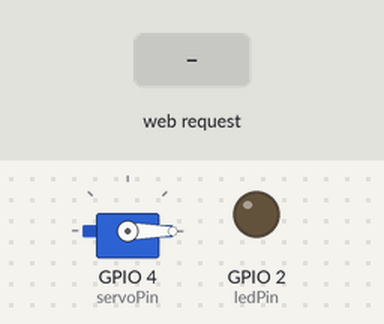
Recording of a program running on a simulated ESP32-C3. On the bench: servo, output pins drawn as LEDs (lit = HIGH). Dashed ring = blinking. The inputs (shaded band) are chosen by the test bench. Storage starts empty.

Above: at 1.2 s.
1.3 s: HTTP request GET /timer?on=1&off=1&enable=1 received
At 3.8 s:
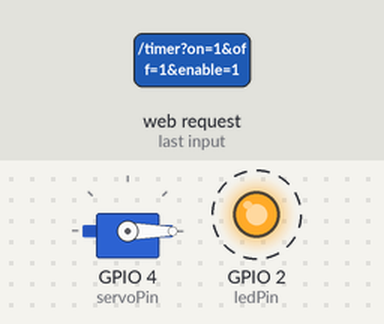
4.3 s: HTTP request GET /set?on=120 received
7.3 s: HTTP request GET /set?off=120 received
At 9.8 s:
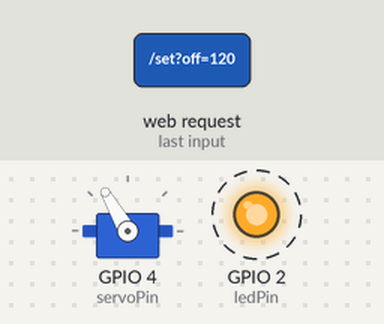
10.3 s: HTTP request GET /set?on=0 received
At 12.5 s:
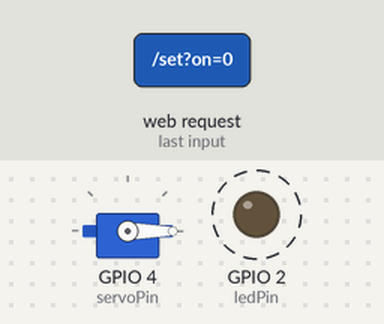
13.3 s: HTTP request GET /set?off=0 received
At 15.8 s:
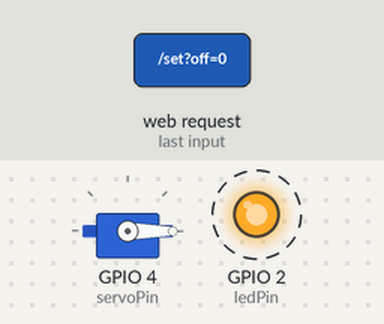
Timing chart, 0 to 17.3 s (numbered marks = the images above; inputs shaded):
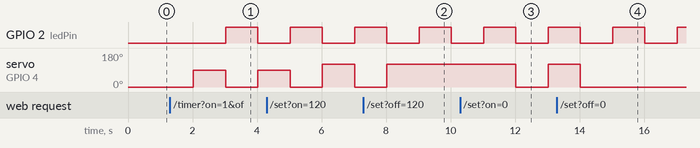

Measured:
- after the input at 1.3 s, GPIO 2 (ledPin): LOW → HIGH after 1.7 s, → LOW 1.0 s later; servo on GPIO 4 (servoPin): 0° → 90° after 0.73 s, → 0° 1.0 s later, → 90° 1.0 s later
- after the input at 7.3 s, servo on GPIO 4 (servoPin): goes on until 8.0 s, then stays 120°
- after the input at 10.3 s, servo on GPIO 4 (servoPin): 120° → 0° after 1.7 s, → 120° 1.0 s later
- after the input at 13.3 s, servo on GPIO 4 (servoPin): goes on until 14.0 s, then stays 0°

The program:

main.cpp
```cpp
#include <Arduino.h>
#include <ESP32Servo.h>
#include <SPIFFS.h>
#include <WebServer.h>
#include <WiFi.h>
#include <esp_wifi.h>

// ==== CONFIG ====
const char* ssid = "ESP32C3-LED";
const char* password = "12345678";
const int ledPin = 2;
const int servoPin = 4;
const char* configPath = "/config.txt";

// ==== GLOBALS ====
WebServer server(80);
Servo myServo;
int servoOnAngle = 90;
int servoOffAngle = 0;
bool timerEnabled = false;
unsigned long timerInterval = 1000;

hw_timer_t* timer = NULL;
portMUX_TYPE timerMux = portMUX_INITIALIZER_UNLOCKED;
volatile bool toggleState = false;

// ==== UTILITIES ====
void saveConfig() {
  File f = SPIFFS.open(configPath, "w");
  if (!f) return;
  f.printf("%d,%d,%lu\n", servoOnAngle, servoOffAngle, timerInterval);
  f.close();
}

void loadConfig() {
  File f = SPIFFS.open(configPath, "r");
  if (!f) return;
  String line = f.readStringUntil('\n');
  f.close();
  int on, off;
  unsigned long interval;
  if (sscanf(line.c_str(), "%d,%d,%lu", &on, &off, &interval) == 3) {
    servoOnAngle = on;
    servoOffAngle = off;
    timerInterval = interval;
  }
}

// ==== TIMER ISR ====
void IRAM_ATTR onTimer() {
  if (!timerEnabled) return;
  portENTER_CRITICAL_ISR(&timerMux);
  toggleState = !toggleState;
  if (toggleState) {
    digitalWrite(ledPin, LOW);
    myServo.write(servoOnAngle);
  } else {
    digitalWrite(ledPin, HIGH);
    myServo.write(servoOffAngle);
  }
  portEXIT_CRITICAL_ISR(&timerMux);
}

// ==== HTTP HANDLERS ====
void handleRoot() {
  File f = SPIFFS.open("/index.html", "r");
  if (!f) {
    server.send(500, "text/plain", "Failed to open");
    return;
  }
  server.streamFile(f, "text/html");
  f.close();
}

void handlePins() {
  String json = "{\"ledPin\":" + String(ledPin) +
                ",\"servoPin\":" + String(servoPin) + "}";
  server.send(200, "application/json", json);
}

void handleStatus() {
  String json = "{";
  json += "\"on\":" + String(servoOnAngle) + ",";
  json += "\"off\":" + String(servoOffAngle) + ",";
  json += "\"timerEnabled\":" + String(timerEnabled ? 1 : 0) + ",";
  json += "\"timerInterval\":" + String(timerInterval);
  json += "}";
  server.send(200, "application/json", json);
}

void handleOn() {
  digitalWrite(ledPin, LOW);
  myServo.write(servoOnAngle);
  server.send(200, "text/plain", String(servoOnAngle));
}

void handleOff() {
  digitalWrite(ledPin, HIGH);
  myServo.write(servoOffAngle);
  server.send(200, "text/plain", String(servoOffAngle));
}

void handleSet() {
  bool changed = false;
  if (server.hasArg("on")) {
    servoOnAngle = server.arg("on").toInt();
    changed = true;
  }
  if (server.hasArg("off")) {
    servoOffAngle = server.arg("off").toInt();
    changed = true;
  }
  if (changed) saveConfig();
  server.send(200, "text/plain",
              "OnAngle:" + String(servoOnAngle) +
                  ", OffAngle:" + String(servoOffAngle));
}

void handleTimer() {
  bool changed = false;
  if (server.hasArg("enable")) timerEnabled = server.arg("enable").toInt();
  if (server.hasArg("interval")) {
    timerInterval = server.arg("interval").toInt();
    timerAlarmWrite(timer, timerInterval * 1000, true);  // microseconds
    changed = true;
  }
  if (changed) saveConfig();
  server.send(200, "text/plain",
              "Timer Enabled:" + String(timerEnabled) +
                  ", Interval:" + String(timerInterval));
}

// ==== SETUP & LOOP ====
void setup() {
  Serial.begin(115200);
  pinMode(ledPin, OUTPUT);
  digitalWrite(ledPin, LOW);
  SPIFFS.begin(true);
  loadConfig();
  myServo.setPeriodHertz(50);
  myServo.attach(servoPin, 500, 2400);
  myServo.write(servoOffAngle);
  WiFi.softAP(ssid, password);
  esp_wifi_set_max_tx_power(20 * 4);

  server.on("/", handleRoot);
  server.on("/on", handleOn);
  server.on("/off", handleOff);
  server.on("/set", handleSet);
  server.on("/timer", handleTimer);
  server.on("/pins", handlePins);
  server.on("/status", handleStatus);
  server.serveStatic("/", SPIFFS, "/");
  server.begin();

  timer = timerBegin(0, 80, true);  // 80 prescaler: 1us per tick (80MHz/80)
  timerAttachInterrupt(timer, &onTimer, true);
  timerAlarmWrite(timer, timerInterval * 1000, true);  // microseconds
  timerAlarmEnable(timer);
}

void loop() { server.handleClient(); }
```
